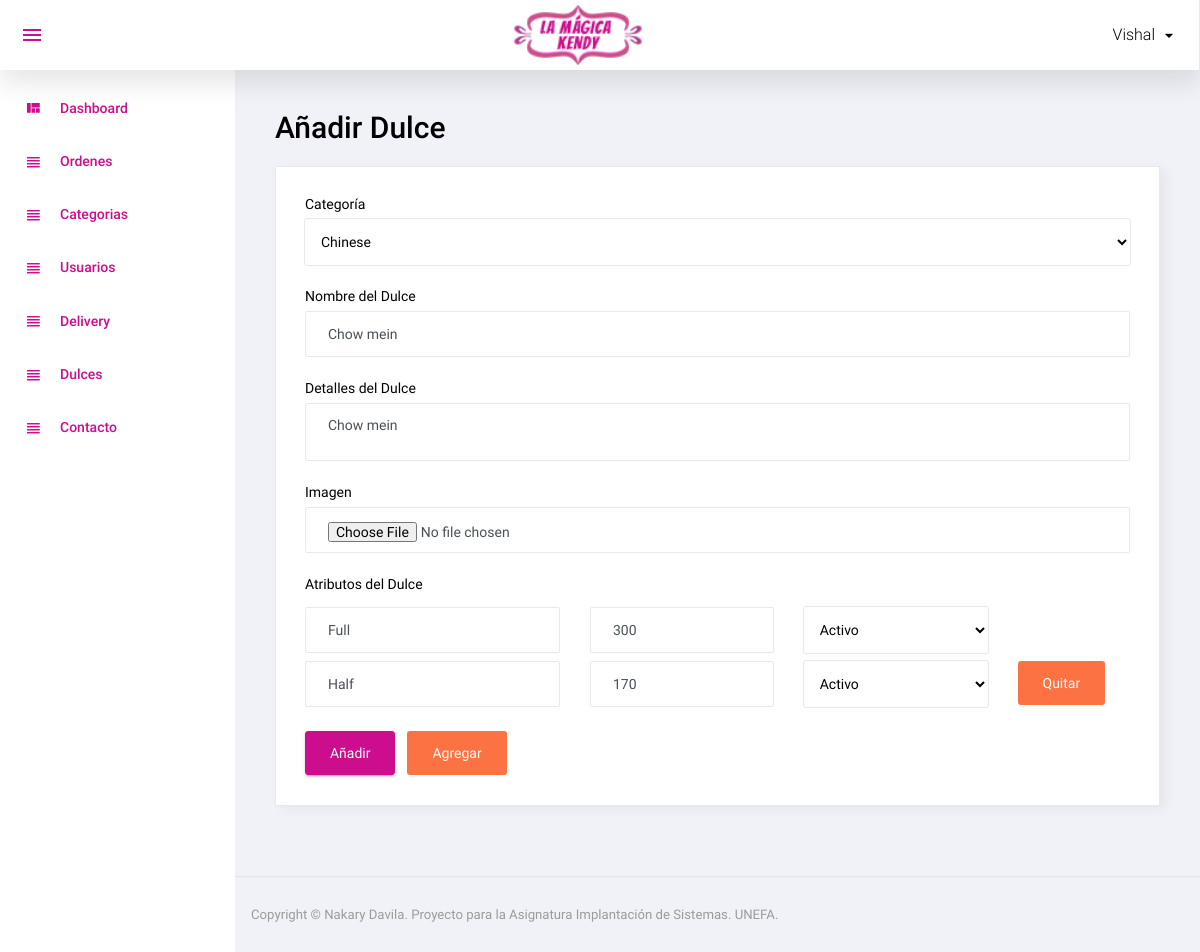
/admin/manage_dish.php?id=3 (signed in), run on the app's committed database.
### tables this page shows
CREATE TABLE `dish` (
  `id` int(11) NOT NULL,
  `category_id` int(11) NOT NULL,
  `dish` varchar(100) NOT NULL,
  `dish_detail` text NOT NULL,
  `image` varchar(100) NOT NULL,
  `type` enum('veg','non-veg') NOT NULL,
  `status` int(11) NOT NULL,
  `added_on` datetime NOT NULL
);

CREATE TABLE `dish_details` (
  `id` int(11) NOT NULL,
  `dish_id` int(11) NOT NULL,
  `attribute` varchar(100) NOT NULL,
  `price` int(11) NOT NULL,
  `status` int(11) NOT NULL,
  `added_on` datetime NOT NULL
);

### function.inc.php (called while the page is built, shortened)
<?php
function get_safe_value($str){
	global $con;
	$str=mysqli_real_escape_string($con,$str);
	return $str;
}
	?>

### admin/manage_dish.php (the view, shortened to what this page needs)
<?php
include('top.php');
$category_id="";
$dish="";
$dish_detail="";
$id="";
$image_status='required';
if(isset($_GET['id']) && $_GET['id']>0){
	$id=get_safe_value($_GET['id']);
	$row=mysqli_fetch_assoc(mysqli_query($con,"select * from dish where id='$id'"));
	$category_id=$row['category_id'];
	$dish=$row['dish'];
	$dish_detail=$row['dish_detail'];
	$image_status='';
}
$res_category=mysqli_query($con,"select * from category where status='1' order by category asc");
?>
<div class="row">
			<h1 class="grid_title ml10 ml15">Añadir Dulce</h1>
            <div class="col-12 grid-margin stretch-card">
              <div class="card">
                <div class="card-body">
                  <form class="forms-sample" method="post" enctype="multipart/form-data">
                    <div class="form-group">
                      <label for="exampleInputName1">Categoría</label>
                      <select class="form-control" name="category_id" required>
						<?php
						while($row_category=mysqli_fetch_assoc($res_category)){
							if($row_category['id']==$category_id){
								echo "<option value='".$row_category['id']."' selected>".$row_category['category']."</option>";
							}else{
								echo "<option value='".$row_category['id']."'>".$row_category['category']."</option>";
							}
						}
						?>
					  </select>
                    </div>
					<div class="form-group">
                      <label for="exampleInputName1">Nombre del Dulce</label>
                      <input type="text" class="form-control" placeholder="Nombre" name="dish" required value="<?php echo $dish?>">
                    </div>
                    <div class="form-group">
                      <label for="exampleInputEmail3" required>Detalles del Dulce</label>
                      <textarea name="dish_detail" class="form-control" placeholder="Detalles"><?php echo $dish_detail?></textarea>
                    </div>
					<div class="form-group">
                      <label for="exampleInputEmail3">Imagen</label>
                      <input type="file" class="form-control" placeholder="Imagen" name="image" <?php echo $image_status?>>
                    </div>
					<div class="form-group" id="dish_box1">
						<label for="exampleInputEmail3">Atributos del Dulce</label>
					<?php if($id==0){?>
						<div class="row">
							<div class="col-4">
								<input type="text" class="form-control" placeholder="Atributo" name="attribute[]" required>
							</div>
							<div class="col-3">
								<input type="text" class="form-control" placeholder="Precio" name="price[]" required>
							</div>
							<div class="col-3">
								<select required name="status[]" class="form-control">
									<option value="">Seleccionar Status</option>
									<option value="1">Activo</option>
									<option value="0">Inactivo</option>
								</select>
							</div>
						</div>
					<?php } else{
						$dish_details_res=mysqli_query($con,"select * from dish_details where dish_id='$id'");
						$ii=1;
						while($dish_details_row=mysqli_fetch_assoc($dish_details_res)){
						?>
						<div class="row mt8">
							<div class="col-4">
								<input type="text" class="form-control" placeholder="Attribute" name="attribute[]" required value="<?php echo $dish_details_row['attribute']?>">
							</div>
							<div class="col-3">
								<input type="text" class="form-control" placeholder="Price" name="price[]" required  value="<?php echo $dish_details_row['price']?>">
							</div>
							<div class="col-3">
								<select required name="status[]" class="form-control">
									<?php
									if($dish_details_row['status']==1){
									?>
										<option value="1" selected>Activo</option>
									<?php } ?>
								</select>
							</div>
							<?php if($ii!=1){
							?>
							<div class="col-2"><button type="button" class="btn badge-danger mr-2" onclick="remove_more_new('<?php echo $dish_details_row['id']?>')">Quitar</button></div>
							<?php
							}
							?>
						</div>
					<?php
					$ii++;
					} } ?>
					</div>
                    <button type="submit" class="btn btn-primary mr-2" name="submit">Añadir</button>
					<button type="button" class="btn badge-danger mr-2" onclick="add_more()">Agregar</button>
                  </form>
                </div>
              </div>
            </div>
		 </div>
<?php include('footer.php');?>

### data on the page
dish: dish "Chow mein", dish_detail "Chow mein"
dish_details: attribute "Full", price "300", status "Activo"
dish_details: attribute "Half", price "170", status "Activo"

### other printed values
$_SESSION['ADMIN_USER'] "Vishal"
form field category_id "Chinese"
